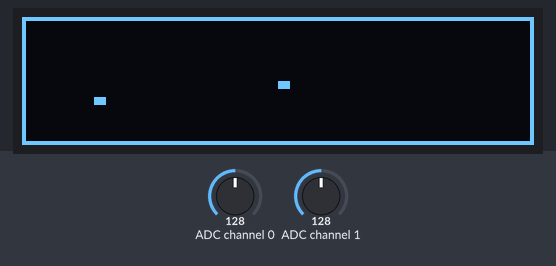
Bench run of a program on a simulated Raspberry Pi (BCM pin numbers). Shown: 128×32 one-colour display. Inputs (shaded band) come from the test bench; at power-on: ADC channel 1 = 128, ADC channel 0 = 128 (analog values on the 0–255 scale). Random numbers come from a fixed seed; library files of the repository ran but are not shown: pcf8591.py. At 3.0 s the program stops and its outputs stay as they are.

Above: at 1.2 s.
1.3 s: ADC channel 1 set to 97
At 1.54 s:
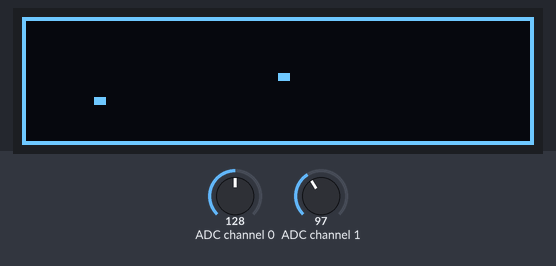
At 4.0 s:
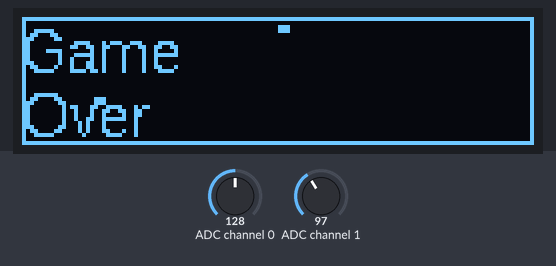
Timing chart, 0 to 4.5 s (numbered marks = the images above; inputs shaded):
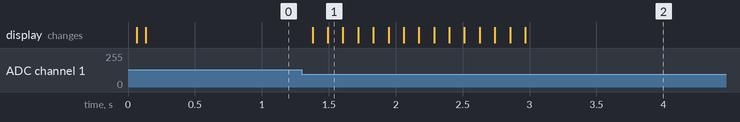

The program:

shapes.py
```python
from pcf8591 import *
from time import sleep
from random import randint

#oled setup
import Adafruit_GPIO.SPI as SPI
import Adafruit_SSD1306
from PIL import Image
from PIL import ImageDraw
from PIL import ImageFont
RST = 24
DC = 23
SPI_PORT = 0
SPI_DEVICE = 0
disp = Adafruit_SSD1306.SSD1306_128_32(rst=RST)
disp.begin()
disp.clear()
disp.display()
width = disp.width
height = disp.height
image = Image.new('1', (width, height))
draw = ImageDraw.Draw(image)
draw.rectangle((0,0,width,height), outline=0, fill=0)
font=ImageFont.truetype("LiberationSans-Regular.ttf",15)


#pcf8591 setup
setup(0x48)

foodx=randint(1,60)*2
foody=randint(2,28)
food=(foodx,foody,foodx+2,foody+1)

xx=64
yy=16
x=0
y=0
size=1

draw.rectangle((foodx,foody,foodx+2,foody+1), outline=255, fill=255)


while True:
    readx=read(0)
    ready=read(1)

    if ready<100:
        y=-1
    elif ready>200:
        y=1
    else:
        y=0
    if readx<100:
        x=-1
    elif readx>200:
        x=1
    else:
        x=0
    xx=xx+2*x
    yy=yy+y

    if xx<=1 or yy<=1 or xx+2*size>=127 or yy+size>=31:
        draw.text((0, 0), "Game",  font=font, fill=255)
        draw.text((0, 16), "Over",  font=font, fill=255)
        #oled setup end !!!should be in while
        disp.image(image)
        disp.display()
        break
    if xx<=foodx and yy<=foody and xx+2*size>=foodx+2 and yy+size>=foody+1:
        size+=1
        foodx=randint(1,60)*2
        foody=randint(2,28)
        food=(foodx,foody,foodx+2,foody+1)


    draw.rectangle((0,0,width,height), outline=0, fill=0)
    draw.rectangle((0,0,width-1,height-1), outline=255, fill=0)
    draw.rectangle(food, outline=255, fill=255)
    draw.rectangle((xx,yy,xx+2*size,yy+size), outline=255, fill=255)
    #oled setup end !!!should be in while
    disp.image(image)
    disp.display()

    sleep(0.05)
```

Measured:
- after the input at 1.3 s, the display: first changes after 0.08 s (image 1 shows a later state)
